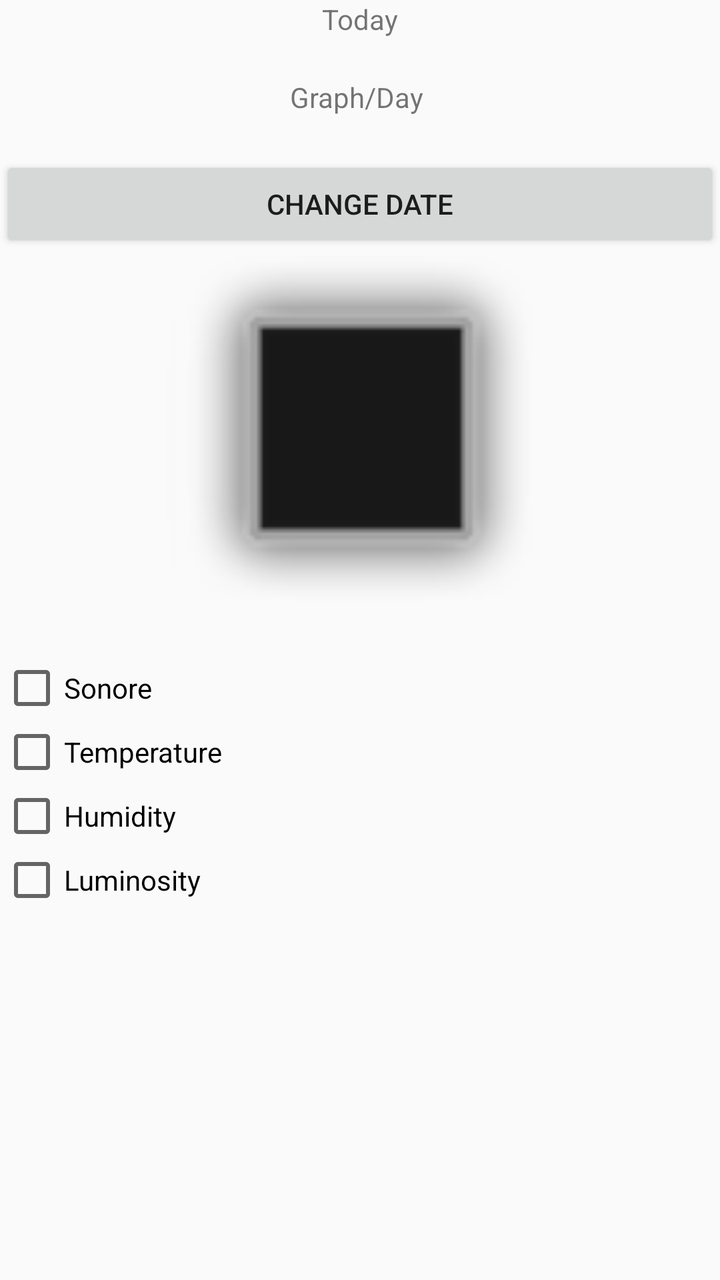
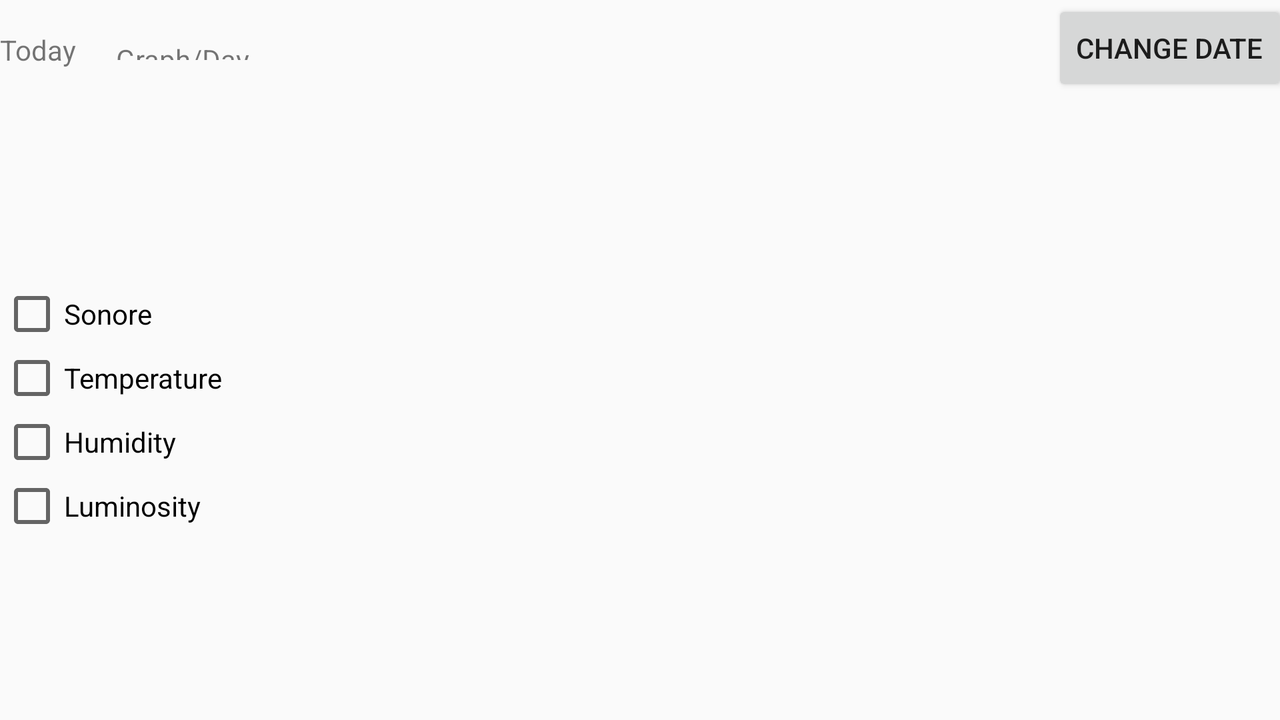

An Android layout and its configuration variant, each rendered on a device that would load it. The default file and the variant file are quoted in full after the pictures.
<!-- AndroidManifest.xml: application theme AppTheme -->
<!-- res/layout/graphe_day.xml -->
<?xml version="1.0" encoding="utf-8"?>
<LinearLayout xmlns:android="http://schemas.android.com/apk/res/android"
    xmlns:app="http://schemas.android.com/apk/res-auto"
    android:layout_width="match_parent"
    android:layout_height="match_parent"
    android:orientation="vertical" >


    <TextView
        android:id="@+id/date"
        android:layout_width="wrap_content"
        android:layout_height="wrap_content"
        android:layout_gravity="center"
        android:text="Today" />

    <TextView
        android:id="@+id/textView2"
        android:layout_width="wrap_content"
        android:layout_height="wrap_content"
        android:layout_gravity="center"
        android:layout_margin="20dp"
        android:text="Graph/Day " />

    <LinearLayout
        android:layout_width="match_parent"
        android:layout_height="50dp"
        android:orientation="vertical"
        android:weightSum="1">

        <Button
            android:id="@+id/bdate"
            android:layout_width="match_parent"
            android:layout_height="wrap_content"
            android:text="Change date" />

    </LinearLayout>

    <LinearLayout
        android:layout_width="match_parent"
        android:layout_height="200dp"
        android:orientation="horizontal">

        <ImageView
            android:id="@+id/img"
            android:layout_width="match_parent"
            android:layout_height="194dp"
            app:srcCompat="@android:drawable/alert_dark_frame" />
    </LinearLayout>

    <LinearLayout
        android:layout_width="match_parent"
        android:layout_height="match_parent"
        android:orientation="vertical">

        <CheckBox
            android:id="@+id/son"
            android:layout_width="match_parent"
            android:layout_height="wrap_content"
            android:text="Sonore" />

        <CheckBox
            android:id="@+id/temp"
            android:layout_width="match_parent"
            android:layout_height="wrap_content"
            android:text="Temperature" />

        <CheckBox
            android:id="@+id/humi"
            android:layout_width="match_parent"
            android:layout_height="wrap_content"
            android:text="Humidity" />

        <CheckBox
            android:id="@+id/lum"
            android:layout_width="match_parent"
            android:layout_height="wrap_content"
            android:text="Luminosity" />
    </LinearLayout>

</LinearLayout>
<!-- resources referenced by this layout -->
<resources>
  <style name="AppTheme" parent="Theme.AppCompat.Light.NoActionBar">
          <item name="colorPrimary">@color/colorPrimary</item>
          <item name="colorPrimaryDark">@color/colorPrimaryDark</item>
          <item name="colorAccent">@color/colorAccent</item>
          
  
      </style>
  <color name="colorPrimary">#754545</color>
  <color name="colorPrimaryDark">#540a0a</color>
  <color name="colorAccent">#fc3550</color>
</resources>
<!-- res/layout-land/graphe_day.xml (the author's variant of the layout above) -->
<!-- drawn on the phone turned sideways -->
<?xml version="1.0" encoding="utf-8"?>
<LinearLayout xmlns:android="http://schemas.android.com/apk/res/android"
    android:layout_width="match_parent"
    android:layout_height="match_parent"
    android:orientation="vertical">


    <LinearLayout
        android:layout_width="match_parent"
        android:layout_height="50dp"
        android:orientation="horizontal"
        android:weightSum="1">

        <TextView
            android:id="@+id/date"
            android:layout_width="wrap_content"
            android:layout_height="wrap_content"
            android:layout_gravity="center"
            android:text="Today" />

        <LinearLayout
            android:layout_width="wrap_content"
            android:layout_height="wrap_content"
            android:layout_weight="1.01"
            android:orientation="horizontal">

            <TextView
                android:id="@+id/textView2"
                android:layout_width="match_parent"
                android:layout_height="match_parent"
                android:layout_gravity="center"
                android:layout_margin="20dp"
                android:layout_weight="1"
                android:text="Graph/Day " />
        </LinearLayout>

        <Button
            android:id="@+id/bdate"
            android:layout_width="wrap_content"
            android:layout_height="wrap_content"
            android:text="Change date" />

    </LinearLayout>

    <LinearLayout
        android:layout_width="match_parent"
        android:layout_height="match_parent"
        android:gravity="center"
        android:orientation="horizontal">

        <LinearLayout
            android:layout_width="wrap_content"
            android:layout_height="wrap_content"
            android:orientation="vertical">

            <CheckBox
                android:id="@+id/son"
                android:layout_width="wrap_content"
                android:layout_height="wrap_content"
                android:text="Sonore" />

            <CheckBox
                android:id="@+id/temp"
                android:layout_width="wrap_content"
                android:layout_height="wrap_content"
                android:text="Temperature" />

            <CheckBox
                android:id="@+id/humi"
                android:layout_width="wrap_content"
                android:layout_height="wrap_content"
                android:text="Humidity" />

            <CheckBox
                android:id="@+id/lum"
                android:layout_width="wrap_content"
                android:layout_height="wrap_content"
                android:text="Luminosity" />
        </LinearLayout>

        <ImageView
            android:id="@+id/img"
            android:layout_width="match_parent"
            android:layout_height="match_parent" />
    </LinearLayout>

</LinearLayout>
